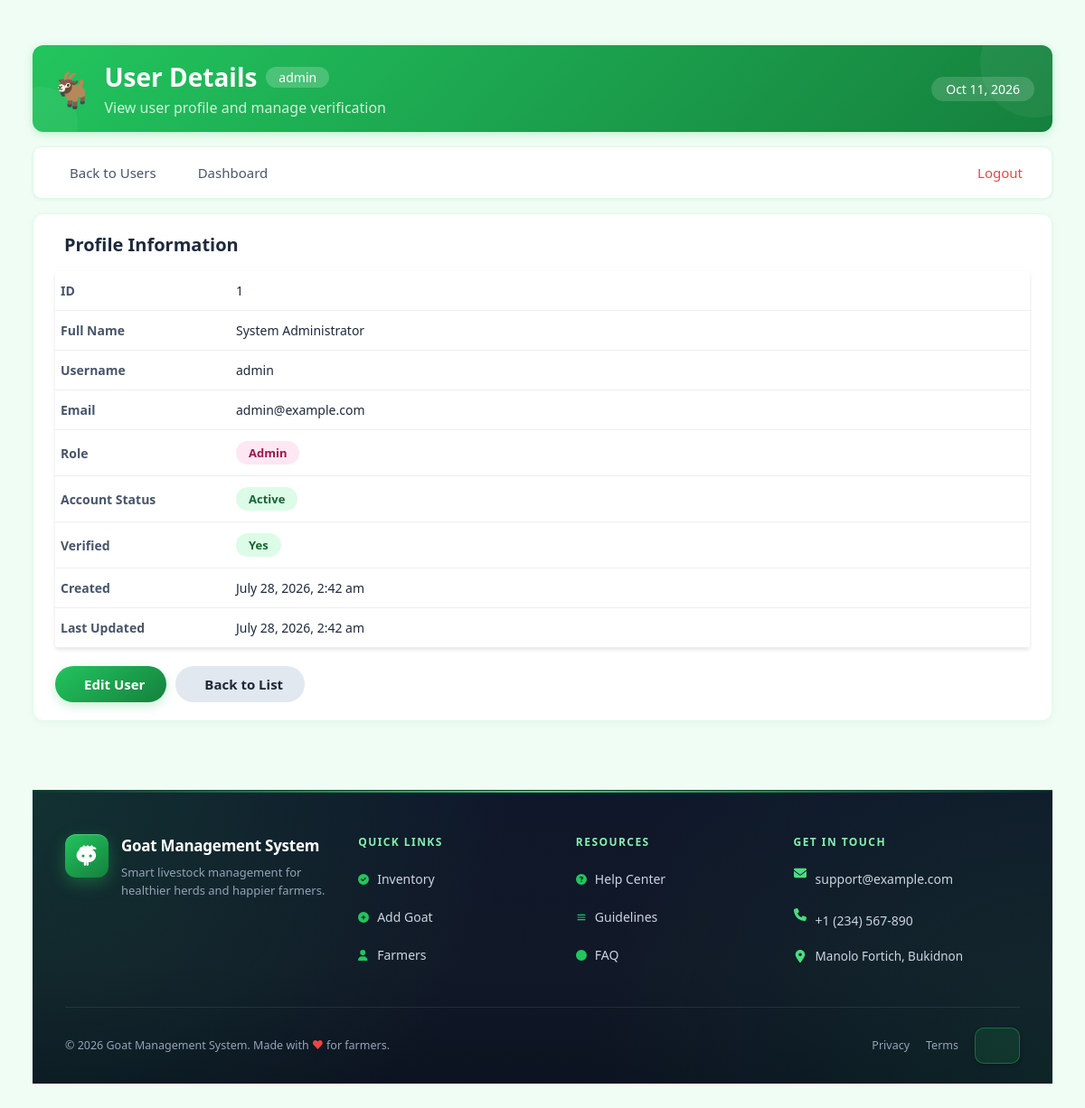
Screenshot of /app/users/user-view.php?user_id=1 (signed in) with the database file from the repository.
### tables this page shows
CREATE TABLE IF NOT EXISTS users (
    id INT AUTO_INCREMENT PRIMARY KEY,
    full_name VARCHAR(150) NOT NULL DEFAULT '',
    username VARCHAR(50) UNIQUE NOT NULL,
    email VARCHAR(255) UNIQUE NOT NULL,
    password VARCHAR(255) NOT NULL,
    role ENUM('admin', 'manager', 'user') DEFAULT 'user',

     
    status ENUM('active', 'inactive') NOT NULL DEFAULT 'active',

     
    is_verified TINYINT(1) DEFAULT 0,
    verification_token VARCHAR(64),
    email_verification_expires DATETIME NULL,

    created_at TIMESTAMP DEFAULT CURRENT_TIMESTAMP,
    updated_at TIMESTAMP DEFAULT CURRENT_TIMESTAMP ON UPDATE CURRENT_TIMESTAMP
);

### app/users/user-view.php (the view, shortened to what this page needs)
<?php
require_once '../../config/config.php';
require_once '../../config/functions.php';
$currentRole = $_SESSION['role'];
$currentUserId = $_SESSION['user_id'];
$userId = $_GET['user_id'] ?? 0;
$stmt = $pdo->prepare("SELECT id, full_name, username, email, role, status, is_verified, verification_token, email_verification_expires, created_at, updated_at FROM users WHERE id = ?");
$stmt->execute([$userId]);
$user = $stmt->fetch(PDO::FETCH_ASSOC);
$canManage = $user ? canManageTarget($currentRole, $currentUserId, $user['role'], $user['id']) : false;
?>
<div style="width:100%;display:flex;flex-direction:column;background:#f0fdf4;">
    <div class="header-grass" style="background:linear-gradient(135deg,#22C55E,#15803D);border-radius:12px;padding:16px 20px;box-shadow:0 2px 10px rgba(34,197,94,0.25);margin-bottom:16px;position:relative;overflow:hidden;">
        <div style="position:absolute;top:-40px;right:-40px;width:120px;height:120px;background:rgba(255,255,255,0.05);border-radius:50%;pointer-events:none;"></div>
        <div style="position:absolute;bottom:-30px;left:-30px;width:80px;height:80px;background:rgba(255,255,255,0.05);border-radius:50%;pointer-events:none;"></div>
        <div style="display:flex;flex-wrap:wrap;align-items:center;justify-content:space-between;gap:8px;position:relative;z-index:2;">
            <div style="display:flex;align-items:center;gap:12px;">
                <span style="font-size:38px;display:inline-block;animation:sway 2s ease-in-out infinite;">🐐</span>
                <div>
                    <h1 style="font-size:28px;font-weight:700;color:white;margin:0;display:flex;align-items:center;gap:10px;">
                        User Details
                        <?php if ($user): ?>
                        <span style="background:rgba(255,255,255,0.2);padding:2px 14px;border-radius:20px;font-size:14px;font-weight:500;color:white;"><?php echo htmlspecialchars($user['username']); ?></span>
                        <?php endif; ?>
                    </h1>
                    <p style="font-size:16px;color:rgba(255,255,255,0.8);margin:4px 0 0 0;">
                        <i class="fas fa-user" style="font-size:14px;"></i> View user profile and manage verification
                    </p>
                </div>
            </div>
            <div style="display:flex;align-items:center;gap:8px;flex-wrap:wrap;">
                <span style="background:rgba(255,255,255,0.15);color:white;padding:4px 16px;border-radius:20px;font-size:14px;font-weight:500;">
                    <i class="fas fa-calendar-alt"></i> <?php echo date('M d, Y'); ?>
                </span>
            </div>
        </div>
    </div>
    <nav class="nav-bar">
        <a href="<?php echo BASE_URL; ?>/app/users/dashboard.php">
            <i class="fas fa-arrow-left"></i> Back to Users
        </a>
        <a href="<?php echo BASE_URL; ?>/app/<?php echo $currentRole; ?>/dashboard.php">
            <i class="fas fa-tachometer-alt"></i> Dashboard
        </a>
        <a href="<?php echo BASE_URL; ?>/app/auth/signout.php" class="logout">
            <i class="fas fa-sign-out-alt"></i> Logout
        </a>
    </nav>
    <div class="card">
        <div class="card-title">
            <i class="fas fa-id-card"></i> Profile Information
        </div>
        <?php if ($user): ?>
            <table class="details-table">
                <tr>
                    <th><i class="fas fa-fingerprint"></i> ID</th>
                    <td><?php echo $user['id']; ?></td>
                </tr>
                <tr>
                    <th><i class="fas fa-user"></i> Full Name</th>
                    <td><?php echo htmlspecialchars($user['full_name']); ?></td>
                </tr>
                <tr>
                    <th><i class="fas fa-user-tag"></i> Username</th>
                    <td><?php echo htmlspecialchars($user['username']); ?></td>
                </tr>
                <tr>
                    <th><i class="fas fa-envelope"></i> Email</th>
                    <td><?php echo htmlspecialchars($user['email']); ?></td>
                </tr>
                <tr>
                    <th><i class="fas fa-shield-alt"></i> Role</th>
                    <td><span class="badge badge-<?php echo $user['role']; ?>"><?php echo ucfirst($user['role']); ?></span></td>
                </tr>
                <tr>
                    <th><i class="fas fa-circle"></i> Account Status</th>
                    <td><span class="badge badge-<?php echo $user['status'] === 'active' ? 'active' : 'inactive'; ?>"><?php echo ucfirst($user['status']); ?></span></td>
                </tr>
                <tr>
                    <th><i class="fas fa-check-circle"></i> Verified</th>
                    <td>
                        <span class="badge badge-<?php echo $user['is_verified'] ? 'verified' : 'unverified'; ?>">
                            <?php echo $user['is_verified'] ? 'Yes' : 'No'; ?>
                        </span>
                    </td>
                </tr>
                <tr>
                    <th><i class="fas fa-calendar-plus"></i> Created</th>
                    <td><?php echo date('F j, Y, g:i a', strtotime($user['created_at'])); ?></td>
                </tr>
                <tr>
                    <th><i class="fas fa-calendar-alt"></i> Last Updated</th>
                    <td><?php echo date('F j, Y, g:i a', strtotime($user['updated_at'])); ?></td>
                </tr>
            </table>
            <div class="btn-group">
                <?php if ($canManage): ?>
                    <a href="user-update.php?user_id=<?php echo $user['id']; ?>" class="btn btn-primary">
                        <i class="fas fa-edit"></i> Edit User
                    </a>
                <?php endif; ?>
                <a href="dashboard.php" class="btn btn-secondary">
                    <i class="fas fa-arrow-left"></i> Back to List
                </a>
            </div>
        <?php else: ?>
            <div class="message error">
                <i class="fas fa-exclamation-triangle"></i> User not found.
            </div>
        <?php endif; ?>
    </div>
</div>

### assets/css/style.css (style rules this page uses)
* { margin: 0; padding: 0; box-sizing: border-box; }
body { font-family: 'Roboto', Arial, sans-serif; background: #f5f5f5; display: flex; min-height: 100vh; }
h1 { color: #333; margin-bottom: 20px; font-weight: 400; }
.card { background: white; border-radius: 4px; box-shadow: 0 2px 4px rgba(0, 0, 0, 0.1); padding: 20px; margin-bottom: 20px; }
a { color: #1976d2; text-decoration: none; }
table { width: 100%; border-collapse: collapse; background: white; border-radius: 4px; overflow: hidden; box-shadow: 0 2px 4px rgba(0, 0, 0, 0.1); margin-bottom: 20px; }
table th, table td { padding: 12px 15px; text-align: left; border-bottom: 1px solid #eee; font-size: 14px; }
.badge { display: inline-block; padding: 4px 10px; border-radius: 12px; font-size: 12px; font-weight: 500; color: white; text-transform: capitalize; }
.badge-admin { background: #dc3545; }
.badge-verified { background: #43a047; }
.badge-active { background: #43a047; }

### app/users/user-view.php (style rules this page uses)
html, body { height: 100% !important; min-height: 100vh !important; margin: 0 !important; padding: 0 !important; background: #f0fdf4 !important; font-size: 16px !important; font-family: system-ui, -apple-system, 'Segoe UI', Roboto, 'Helvetica Neue', sans-serif; }
body, .main-content, .container, * { font-size: inherit; }
.header-grass h1 { font-size: 28px !important; }
.header-grass p { font-size: 16px !important; }
.card { background: white; border-radius: 12px; box-shadow: 0 2px 8px rgba(0,0,0,0.04); border: 1px solid #dcfce7; padding: 20px 24px; margin-bottom: 16px; }
.card-title { font-size: 20px; font-weight: 600; color: #1e293b; margin-bottom: 16px; display: flex; align-items: center; gap: 10px; }
.btn { display: inline-flex; align-items: center; gap: 8px; padding: 10px 24px; border-radius: 999px; font-weight: 600; font-size: 15px; text-decoration: none; transition: all 0.2s; border: none; cursor: pointer; }
.btn-primary { background: linear-gradient(145deg, #22C55E, #15803D); color: white; box-shadow: 0 4px 12px rgba(34,197,94,0.25); }
.btn-secondary { background: #e2e8f0; color: #1f2937; }
.btn-group { display: flex; flex-wrap: wrap; gap: 10px; margin-top: 20px; }
.badge { display: inline-block; padding: 4px 14px; border-radius: 999px; font-weight: 600; font-size: 13px; }
.badge-admin { background: #fce7f3; color: #9d174d; }
.badge-active { background: #dcfce7; color: #166534; }
.badge-verified { background: #dcfce7; color: #166534; }
.details-table { width: 100%; border-collapse: collapse; font-size: 15px; }
.details-table tr { border-bottom: 1px solid #f0fdf4; }
.details-table tr:last-child { border-bottom: none; }
.details-table th { text-align: left; padding: 12px 16px 12px 0; font-weight: 600; color: #475569; width: 200px; background: transparent; }
.details-table td { padding: 12px 0; color: #1e293b; }
.nav-bar { display: flex; flex-wrap: wrap; gap: 6px; padding: 10px 16px; background: white; border-radius: 10px; box-shadow: 0 1px 4px rgba(0,0,0,0.06); margin-bottom: 16px; border: 1px solid #dcfce7; }
.nav-bar a { padding: 8px 16px; font-size: 15px; color: #4a5568; border-radius: 8px; text-decoration: none; display: flex; align-items: center; gap: 8px; font-weight: 500; }
.nav-bar .logout { color: #ef4444; margin-left: auto; }

### rows the page displays
users: username "admin", id "1", full_name "System Administrator", email "admin@example.com", role "Admin", status "Active", created_at "July 28, 2026, 2:42 am", updated_at "July 28, 2026, 2:42 am"

### other values shown
$siteName "Goat Management System"
